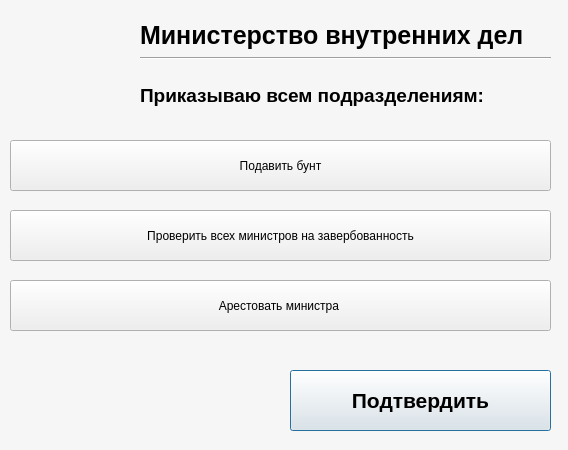
<?xml version="1.0" encoding="UTF-8"?>
<ui version="4.0">
 <class>MVD</class>
 <widget class="QDialog" name="MVD">
  <property name="geometry">
   <rect>
    <x>0</x>
    <y>0</y>
    <width>568</width>
    <height>450</height>
   </rect>
  </property>
  <property name="palette">
   <palette>
    <active>
     <colorrole role="Base">
      <brush brushstyle="SolidPattern">
       <color alpha="255">
        <red>255</red>
        <green>255</green>
        <blue>255</blue>
       </color>
      </brush>
     </colorrole>
     <colorrole role="Window">
      <brush brushstyle="SolidPattern">
       <color alpha="255">
        <red>247</red>
        <green>246</green>
        <blue>246</blue>
       </color>
      </brush>
     </colorrole>
    </active>
    <inactive>
     <colorrole role="Base">
      <brush brushstyle="SolidPattern">
       <color alpha="255">
        <red>255</red>
        <green>255</green>
        <blue>255</blue>
       </color>
      </brush>
     </colorrole>
     <colorrole role="Window">
      <brush brushstyle="SolidPattern">
       <color alpha="255">
        <red>247</red>
        <green>246</green>
        <blue>246</blue>
       </color>
      </brush>
     </colorrole>
    </inactive>
    <disabled>
     <colorrole role="Base">
      <brush brushstyle="SolidPattern">
       <color alpha="255">
        <red>247</red>
        <green>246</green>
        <blue>246</blue>
       </color>
      </brush>
     </colorrole>
     <colorrole role="Window">
      <brush brushstyle="SolidPattern">
       <color alpha="255">
        <red>247</red>
        <green>246</green>
        <blue>246</blue>
       </color>
      </brush>
     </colorrole>
    </disabled>
   </palette>
  </property>
  <property name="windowTitle">
   <string>Министерство внутренних дел</string>
  </property>
  <widget class="QLabel" name="label">
   <property name="geometry">
    <rect>
     <x>20</x>
     <y>0</y>
     <width>111</width>
     <height>141</height>
    </rect>
   </property>
   <property name="frameShape">
    <enum>QFrame::NoFrame</enum>
   </property>
   <property name="text">
    <string>&lt;html&gt;&lt;head/&gt;&lt;body&gt;&lt;p&gt;&lt;img src=&quot;:/mvd.png&quot;/&gt;&lt;/p&gt;&lt;/body&gt;&lt;/html&gt;</string>
   </property>
  </widget>
  <widget class="QLabel" name="label_2">
   <property name="geometry">
    <rect>
     <x>140</x>
     <y>10</y>
     <width>421</width>
     <height>51</height>
    </rect>
   </property>
   <property name="font">
    <font>
     <pointsize>19</pointsize>
     <weight>75</weight>
     <bold>true</bold>
    </font>
   </property>
   <property name="text">
    <string>Министерство внутренних дел</string>
   </property>
  </widget>
  <widget class="Line" name="line">
   <property name="geometry">
    <rect>
     <x>140</x>
     <y>50</y>
     <width>411</width>
     <height>16</height>
    </rect>
   </property>
   <property name="orientation">
    <enum>Qt::Horizontal</enum>
   </property>
  </widget>
  <widget class="QLabel" name="label_3">
   <property name="geometry">
    <rect>
     <x>140</x>
     <y>80</y>
     <width>411</width>
     <height>31</height>
    </rect>
   </property>
   <property name="font">
    <font>
     <pointsize>14</pointsize>
     <weight>75</weight>
     <bold>true</bold>
    </font>
   </property>
   <property name="text">
    <string>Приказываю всем подразделениям:</string>
   </property>
  </widget>
  <widget class="QPushButton" name="suppressRiotButton">
   <property name="geometry">
    <rect>
     <x>10</x>
     <y>140</y>
     <width>541</width>
     <height>51</height>
    </rect>
   </property>
   <property name="toolTip">
    <string>&lt;html&gt;&lt;head/&gt;&lt;body&gt;&lt;p&gt;стоимость: 500.000&lt;/p&gt;&lt;p&gt;&lt;span style=&quot; font-size:9pt;&quot;&gt;Разогнать бунтующих.&lt;/span&gt;&lt;/p&gt;&lt;/body&gt;&lt;/html&gt;</string>
   </property>
   <property name="text">
    <string>Подавить бунт</string>
   </property>
   <property name="default">
    <bool>true</bool>
   </property>
  </widget>
  <widget class="QPushButton" name="checkMinButton">
   <property name="geometry">
    <rect>
     <x>10</x>
     <y>210</y>
     <width>541</width>
     <height>51</height>
    </rect>
   </property>
   <property name="toolTip">
    <string>&lt;html&gt;&lt;head/&gt;&lt;body&gt;&lt;p&gt;стоимость: 500.000&lt;/p&gt;&lt;p&gt;&lt;span style=&quot; font-size:9pt;&quot;&gt;Узнать, есть ли завербованные министры в нашем правительстве.&lt;/span&gt;&lt;/p&gt;&lt;/body&gt;&lt;/html&gt;</string>
   </property>
   <property name="text">
    <string>Проверить всех министров на завербованность</string>
   </property>
  </widget>
  <widget class="QPushButton" name="arestMin">
   <property name="geometry">
    <rect>
     <x>10</x>
     <y>280</y>
     <width>541</width>
     <height>51</height>
    </rect>
   </property>
   <property name="toolTip">
    <string>&lt;html&gt;&lt;head/&gt;&lt;body&gt;&lt;p&gt;стоимость: 1.500.000&lt;/p&gt;&lt;p&gt;&lt;span style=&quot; font-size:9pt;&quot;&gt;Освободить министра от завербованности.&lt;/span&gt;&lt;/p&gt;&lt;/body&gt;&lt;/html&gt;</string>
   </property>
   <property name="text">
    <string>Арестовать министра </string>
   </property>
  </widget>
  <widget class="QPushButton" name="approveButton">
   <property name="enabled">
    <bool>true</bool>
   </property>
   <property name="geometry">
    <rect>
     <x>290</x>
     <y>370</y>
     <width>261</width>
     <height>61</height>
    </rect>
   </property>
   <property name="font">
    <font>
     <pointsize>16</pointsize>
     <weight>75</weight>
     <bold>true</bold>
    </font>
   </property>
   <property name="text">
    <string>Подтвердить</string>
   </property>
   <property name="default">
    <bool>true</bool>
   </property>
  </widget>
 </widget>
 <resources/>
 <connections/>
</ui>
